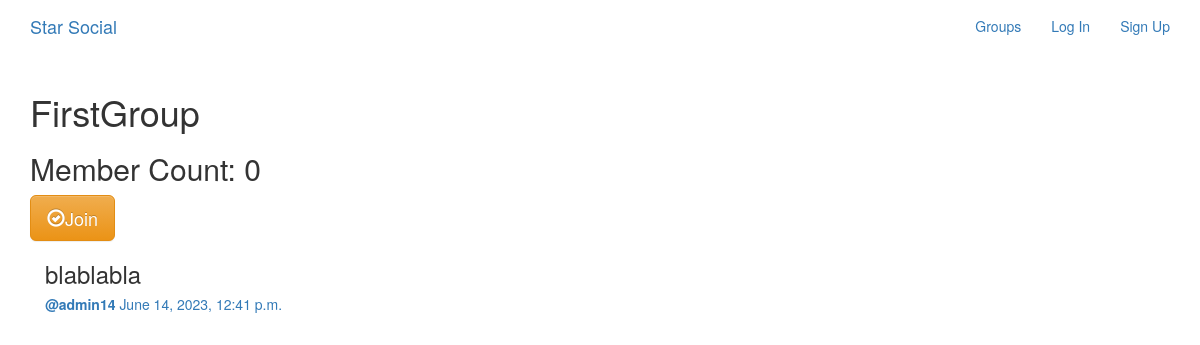
The page /groups/posts/in/firstgroup/ on the database its author committed.
### groups/models.py (models this page shows, shortened)
class Group(models.Model):
    name = models.CharField(max_length=256,unique=True)
    slug = models.SlugField(allow_unicode=True, unique=True)
    description = models.TextField(blank=True, default='')
    description_html = models.TextField(editable=False, default='', blank=True)
    members = models.ManyToManyField(User, through='GroupMember')
    class Meta:
        ordering = ['name']

### posts/models.py (models this page shows, shortened)
class Post(models.Model):
    user = models.ForeignKey(User, related_name='posts', on_delete=models.CASCADE)
    created_at = models.DateTimeField(auto_now=True)
    message = models.TextField()
    message_html = models.TextField(editable=False)
    group = models.ForeignKey(Group, related_name='posts', null=True, blank=True, on_delete=models.CASCADE)
    class Meta:
        ordering = ['-created_at']
        unique_together = ['user', 'message']

### groups/views.py (the view)
# urls.py: path('posts/in/<slug>/', views.SingleGroup.as_view(), name='single'),
class SingleGroup(generic.DetailView):
    model = Group

### groups/templates/groups/group_detail.html
{% extends 'groups/group_base.html' %}
{%  block pregroup %}
    <h1>{{group.name}}</h1>
    <h2>Member Count: {{group.members.count}}</h2>
    <div class="content">
        {% if user in group.members.all %}
            <a href="{% url 'groups:leave' slug=group.slug %}"
            class="btn btn-lg btn-fill btn-warning"><span
            class="glyphicon glyphicon-remove-circle"></span>Leave</a>
        {% else %}
            <a href="{% url 'groups:join' slug=group.slug %}"
            class="btn btn-lg btn-fill btn-warning"><span
            class="glyphicon glyphicon-ok-circle"></span>Join</a>
        {% endif %}
    </div>
{% endblock %}
{% block group_content %}
    <div class="col-md-8">
        {% if group.posts.count == 0 %}
            <h2>No posts in this group yet!</h2>
        {% else %}
            {% for post in group.posts.all %}
                {% include "posts/_post.html" %}
            {% endfor %}
        {% endif %}
    </div>
{% endblock %}

### posts/templates/posts/_post.html (shortened to what this page needs)
<div class="post media">
    <h3>{{post.message_html|safe}}</h3>
    <div class="media-body">
        <h5 class="media-heading">
            <span class="username">
                <a href="{% url 'posts:for_user' username=post.user.username %}"><strong>@{{post.user.username}}</strong></a>
            </span>
            <time class="time">
                <a href="{% url 'posts:single' username=post.user.username pk=post.pk %}">
                    {{post.created_at}}
                </a>
            </time>
        </h5>
    </div>
</div>

### rows shown on the page
Group: name "FirstGroup", members.count "0"
Post: message_html "blablabla", user.username "admin14", created_at "June 14, 2023, 12:41 p.m."
